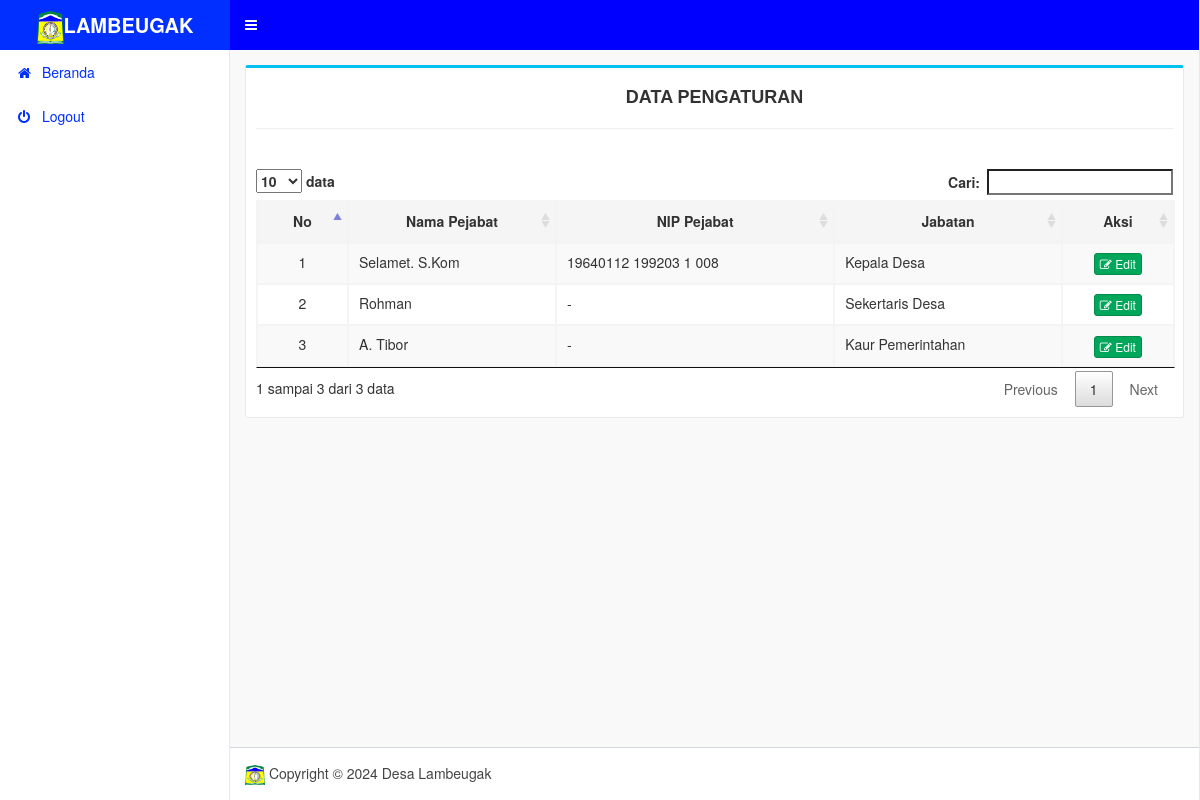
Screenshot of /index.php/pengaturan with the database file from the repository.
### tables this page shows
CREATE TABLE `pejabat` (
  `id_pejabat` int(11) NOT NULL,
  `nama_pejabat` varchar(255) NOT NULL,
  `nip_pejabat` varchar(255) NOT NULL,
  `jabatan_pejabat` varchar(255) NOT NULL
);

### application/controllers/Pengaturan.php (called while the page is built, shortened)
<?php
class Pengaturan extends CI_Controller
{
	public function __construct()
	{
		$this->load->model('m_pengaturan');
	}
	public function index()
	{
		$data['title'] = "Pengaturan - Desa Lambeugak";
		$data['pengaturan'] = $this->m_pengaturan->tampil();
		$mutasi = $this->load->view('header', $data);
		$this->load->view('pengaturan/tampil_pengaturan');
		$this->load->view('footer');
	}
}

### index.php (called while the page is built, shortened)
<?php
require_once BASEPATH.'core/CodeIgniter.php';

### application/models/M_pengaturan.php (called while the page is built, shortened)
<?php
class M_pengaturan extends CI_Model {
	public function tampil() {
		return $this->db->get('pejabat')->result();
	}
}

### application/views/pengaturan/tampil_pengaturan.php (the view, shortened to what this page needs)
<div class="content-wrapper">
    <section class="content">
        <div class="box box-info">
            <div class="box-header">
                <h4 style="text-align:center"><b>DATA PENGATURAN</b></h4>
                <hr>
            </div>
            <div class="box-body table-responsive">
                <table id="data" class="table table-striped table-bordered" cellspacing="0" width="100%">
                    <thead>
                        <tr class="active">
                            <th style="text-align:center">No</th>
                            <th style="text-align:center">Nama Pejabat</th>
                            <th style="text-align:center">NIP Pejabat</th>
                            <th style="text-align:center">Jabatan</th>
                            <th style="text-align:center">Aksi</th>
                        </tr>
                    </thead>
                    <tbody>
                        <?php
            $no = 1;
            foreach ($pengaturan as $pengaturan) {
              ?>
                        <tr>
                            <td style="text-align:center"><?php echo $no; ?></td>
                            <td><?php echo $pengaturan->nama_pejabat; ?></td>
                            <td><?php echo $pengaturan->nip_pejabat; ?></td>
                            <td><?php echo $pengaturan->jabatan_pejabat; ?></td>
                            <td style="text-align:center">
                                <a href="<?php echo base_url('pengaturan/edit/' . $pengaturan->id_pejabat); ?>"
                                    class="btn btn-success btn-xs"><i class="fa fa-edit"></i> Edit</a>
                            </td>
                        </tr>
                        <?php
              $no++;
            }
            ?>
                    </tbody>
                </table>
            </div>
    </section>
</div>

### application/views/header.php (shortened to what this page needs)
<!DOCTYPE html>
<html>
<head>
    <link rel="stylesheet" href="<?php echo base_url(); ?>assets/bootstrap/css/bootstrap.css">
    <link rel="stylesheet" href="<?php echo base_url(); ?>assets/datatables/css/jquery.dataTables.css">
    <link rel="stylesheet" href="<?php echo base_url(); ?>assets/font-awesome/css/font-awesome.css">
    <link rel="stylesheet" href="<?php echo base_url(); ?>assets/adminlte/css/adminlte.css">
    <link rel="stylesheet" href="<?php echo base_url(); ?>assets/skins/_all-skins.css">
    <link rel="stylesheet" href="<?php echo base_url(); ?>assets/datepicker/css/bootstrap-datepicker.css">
    <link rel="stylesheet" href="<?php echo base_url(); ?>assets/style.css">
    <link href="https://cdn.jsdelivr.net/npm/select2@4.0.12/dist/css/select2.min.css" rel="stylesheet" />
</head>
<body class="hold-transition skin-blue sidebar-mini">
    <div class="wrapper">
        <header class="main-header">
            <a href="<?php echo base_url('beranda'); ?>" class="logo">
                <span class="logo-lg"><img src="<?php echo base_url('assets/images/logo-Lambeugak.png'); ?>" width="27"
                        alt="SIMPENDUK"><b>LAMBEUGAK</b></span>
            </a>
            <nav class="navbar navbar-static-top">
                <a href="#" class="sidebar-toggle" data-toggle="push-menu" role="button">
                </a>
                <div class="navbar-custom-menu">
                    <ul class="nav navbar-nav">
                        <li>
                            <a href="#" class="dropdown-toggle" data-toggle="dropdown">
                            </a>
                        </li>
                    </ul>
                </div>
            </nav>
        </header>
        <aside class="main-sidebar">
            <section class="sidebar">
                <ul class="sidebar-menu" data-widget="tree">
                    <li><a href="<?php echo base_url('beranda'); ?>"><i class="fa fa-home"></i> <span>Beranda</span></a>
                    </li>
                <li><a href="<?php echo base_url('logout'); ?>"><i class="fa fa-power-off"></i> <span>Logout</span></a>
                </li>
                </ul>
            </section>
        </aside>

### application/views/footer.php (shortened to what this page needs)
<footer class="main-footer">
        <img src="<?php echo base_url('assets/images/favicon.png'); ?>" width="20">
        Copyright © <?php echo date('Y'); ?> Desa Lambeugak
    </footer>
    </div>
    </body>
    </html>

### assets/skins/_all-skins.css (style rules this page uses)
.skin-blue .main-header .navbar { background-color: #0000FE; }
.skin-blue .main-header .navbar .nav > li > a { color: #ffffff; }
.skin-blue .main-header .navbar .sidebar-toggle { color: #ffffff; }
.skin-blue .main-header .navbar .sidebar-toggle { color: #fff; }
.skin-blue .main-header .logo { background-color: #002FFF; color: #ffffff; border-bottom: 0 solid transparent; }
.skin-blue .wrapper, .skin-blue .main-sidebar, .skin-blue .left-side { background-color: #ffffff; border-right: 1px #e8e8e8 solid; }
.skin-blue .sidebar-menu > li > a { border-left: 3px solid transparent; }
.skin-blue .sidebar a { color: #002FFF; }

### assets/style.css (style rules this page uses)
.content-wrapper { background-color: #f9f9f9; }
.box { border-left: 1px #e9e9e9 solid; border-right: 1px #e9e9e9 solid; border-bottom: 1px #e9e9e9 solid; }
.box-header h4 { color: #323232; }

### rows the page displays
pejabat: nama_pejabat "Selamet. S.Kom", nip_pejabat "19640112 199203 1 008", jabatan_pejabat "Kepala Desa"
pejabat: nama_pejabat "Rohman", nip_pejabat "-", jabatan_pejabat "Sekertaris Desa"
pejabat: nama_pejabat "A. Tibor", nip_pejabat "-", jabatan_pejabat "Kaur Pemerintahan"
